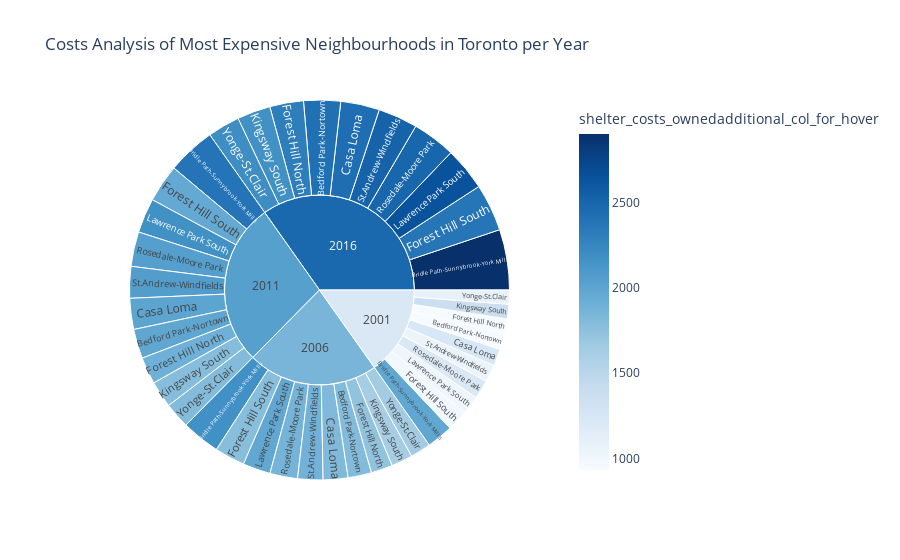

Here is the notebook cell this chart was saved with:
### Code cell
# Create the sunburst chart
# I tried but no luck sorry :(

### Figure 1 — Plotly figure (JSON) as saved in the notebook; plotly's stock layout.template omitted (floating-point values rounded to 4 significant figures; data arrays with more than 128 entries replaced by an {"elided": "..."} marker saying what was removed)
{"data": [{"branchvalues": "total", "customdata": {"elided": "44x3 mixed values"}, "domain": {"x": [0, 1], "y": [0, 1]}, "hovertemplate": "labels=%{label}<br>average_house_value=%{value}<br>parent=%{parent}<br>id=%{id}<br>shelter_costs_owned=%{customdata[0]}<br>shelter_costs_rented=%{customdata[1]}<br>shelter_costs_ownedadditional_col_for_hover=%{color}<extra></extra>", "ids": ["2001/Bedford Park-Nortown", "2006/Bedford Park-Nortown", "2011/Bedford Park-Nortown", "2016/Bedford Park-Nortown", "2001/Bridle Path-Sunnybrook-York Mills", "2006/Bridle Path-Sunnybrook-York Mills", "2011/Bridle Path-Sunnybrook-York Mills", "2016/Bridle Path-Sunnybrook-York Mills", "2001/Casa Loma", "2006/Casa Loma", "2011/Casa Loma", "2016/Casa Loma", "2001/Forest Hill North", "2006/Forest Hill North", "2011/Forest Hill North", "2016/Forest Hill North", "2001/Forest Hill South", "2006/Forest Hill South", "2011/Forest Hill South", "2016/Forest Hill South", "2001/Kingsway South", "2006/Kingsway South", "2011/Kingsway South", "2016/Kingsway South", "2001/Lawrence Park South", "2006/Lawrence Park South", "2011/Lawrence Park South", "2016/Lawrence Park South", "2001/Rosedale-Moore Park", "2006/Rosedale-Moore Park", "2011/Rosedale-Moore Park", "2016/Rosedale-Moore Park", "2001/St.Andrew-Windfields", "2006/St.Andrew-Windfields", "2011/St.Andrew-Windfields", "2016/St.Andrew-Windfields", "2001/Yonge-St.Clair", "2006/Yonge-St.Clair", "2011/Yonge-St.Clair", "2016/Yonge-St.Clair", "2001", "2006", "2011", "2016"], "labels": ["Bedford Park-Nortown", "Bedford Park-Nortown", "Bedford Park-Nortown", "Bedford Park-Nortown", "Bridle Path-Sunnybrook-York Mills", "Bridle Path-Sunnybrook-York Mills", "Bridle Path-Sunnybrook-York Mills", "Bridle Path-Sunnybrook-York Mills", "Casa Loma", "Casa Loma", "Casa Loma", "Casa Loma", "Forest Hill North", "Forest Hill North", "Forest Hill North", "Forest Hill North", "Forest Hill South", "Forest Hill South", "Forest Hill South", "Forest Hill South", "Kingsway South", "Kingsway South", "Kingsway South", "Kingsway South", "Lawrence Park South", "Lawrence Park South", "Lawrence Park South", "Lawrence Park South", "Rosedale-Moore Park", "Rosedale-Moore Park", "Rosedale-Moore Park", "Rosedale-Moore Park", "St.Andrew-Windfields", "St.Andrew-Windfields", "St.Andrew-Windfields", "St.Andrew-Windfields", "Yonge-St.Clair", "Yonge-St.Clair", "Yonge-St.Clair", "Yonge-St.Clair", "2001", "2006", "2011", "2016"], "marker": {"coloraxis": "coloraxis", "colors": [933, 1808, 1988, 2418, 1983, 2170, 2387, 2903, 1241, 1819, 2001, 2434, 940, 1731, 1904, 2316, 1001, 1781, 1959, 2383, 1362, 1625, 1787, 2173, 1021, 1977, 2174, 2644, 1219, 1868, 2054, 2498, 1055, 1881, 2069, 2516, 1091, 1638, 1802, 2192, 1225.0, 1856.0, 2041.0, 2483.0]}, "name": "", "parents": ["2001", "2006", "2011", "2016", "2001", "2006", "2011", "2016", "2001", "2006", "2011", "2016", "2001", "2006", "2011", "2016", "2001", "2006", "2011", "2016", "2001", "2006", "2011", "2016", "2001", "2006", "2011", "2016", "2001", "2006", "2011", "2016", "2001", "2006", "2011", "2016", "2001", "2006", "2011", "2016", "", "", "", ""], "type": "sunburst", "values": [565304, 826963, 1034387, 1295007, 927466, 1356757, 1697067, 2124653, 596077, 871981, 1090696, 1365503, 517466, 756983, 946854, 1185419, 726664, 1063011, 1329642, 1664653, 512334, 749476, 937464, 1173663, 664712, 972384, 1216283, 1522732, 664476, 972039, 1215852, 1522193, 607040, 888017, 1110755, 1390616, 494098, 722799, 904096, 1131888, 6275637, 9180410, 11483096, 14376327]}], "layout": {"autosize": true, "coloraxis": {"colorbar": {"title": {"text": "shelter_costs_ownedadditional_col_for_hover"}}, "colorscale": [[0, "rgb(247,251,255)"], [0.125, "rgb(222,235,247)"], [0.25, "rgb(198,219,239)"], [0.375, "rgb(158,202,225)"], [0.5, "rgb(107,174,214)"], [0.625, "rgb(66,146,198)"], [0.75, "rgb(33,113,181)"], [0.875, "rgb(8,81,156)"], [1, "rgb(8,48,107)"]]}, "legend": {"tracegroupgap": 0}, "title": {"text": "Costs Analysis of Most Expensive Neighbourhoods in Toronto per Year"}}}
